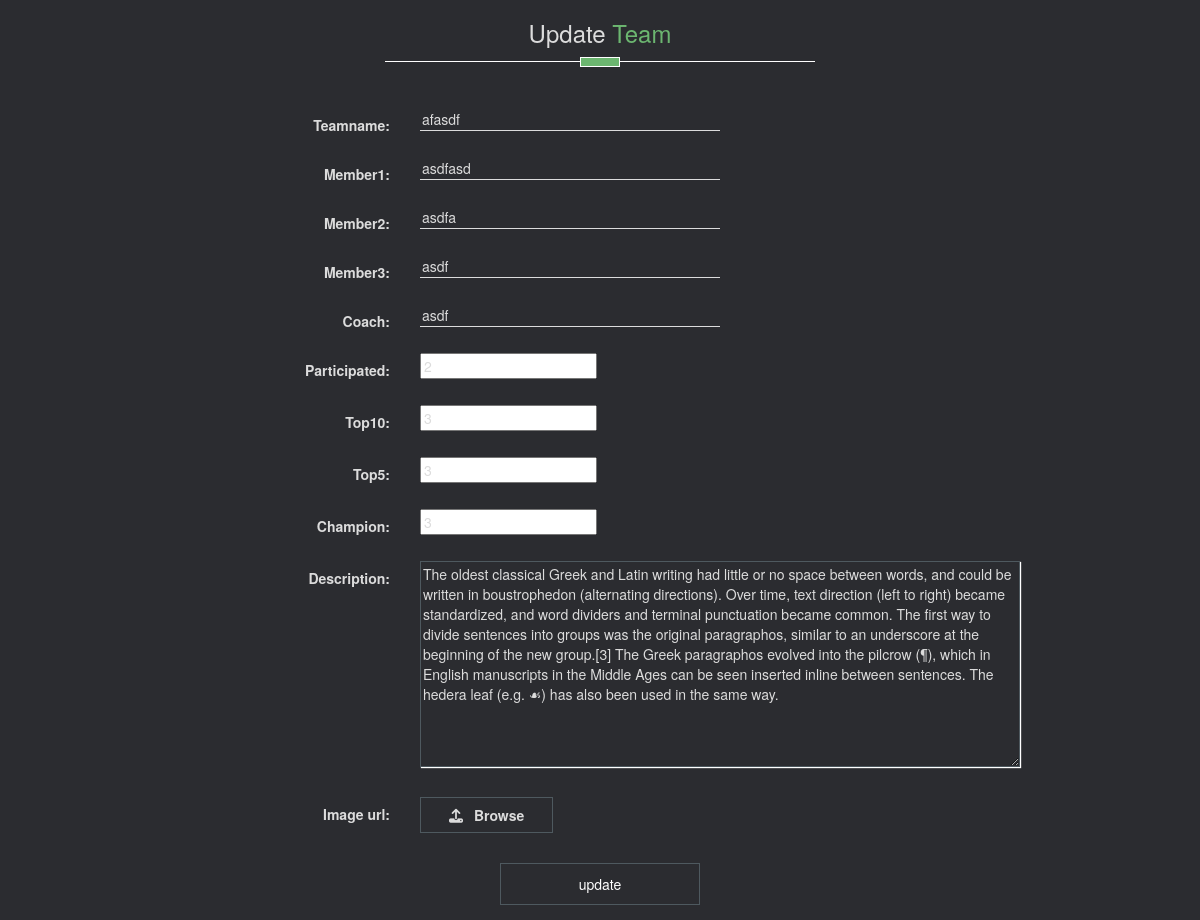
The app's page /home/halloffame/4/edit/ (signed in) with its own data.
### home/models.py (models this page shows, shortened)
class HallOfFame(models.Model):
    teamname = models.CharField(max_length=100)
    member1 = models.CharField(max_length=100)
    member2 = models.CharField(max_length=100)
    member3 = models.CharField(max_length=100)
    coach = models.CharField(max_length=100)
    participated = models.IntegerField()
    top10 = models.IntegerField()
    top5 = models.IntegerField()
    champion = models.IntegerField()
    description = models.TextField(max_length=2000)
    image_url = models.FileField()

### home/views.py (the view, shortened to what this page needs)
@cbv_decorator(user_passes_test(lambda u: u.is_staff, login_url=reverse_lazy('home:admin-err')))
class UpdateHalloffame(UpdateView):
    model = HallOfFame
    fields = ['teamname', 'member1', 'member2', 'member3', 'coach',
              'participated', 'top10', 'top5', 'champion', 'description', 'image_url']

### home/templatetags/fiter_tag_home.py (called while the page is built)
@register.filter('input_type')
def input_type(input):
    return input.field.widget.__class__.__name__

### home/templates/home/halloffame_form.html (shortened to what this page needs)
<!DOCTYPE html>
<html lang="en">
<head>
    {% load staticfiles %}
    <link rel="stylesheet" type="text/css" href="{% static 'home/css/form.css' %}" />
    <link rel="stylesheet" type="text/css" href="{% static 'home/css/bootstrap.min.css' %}" />
    <link rel="stylesheet" type="text/css" href="{% static 'home/css/main.css' %}" />
</head>
<body class="about-form">
    <div class="fluid-container">
        <div class="row">
            <div class="title text-center">
                <h3>Update <span class="two-color">Team</span></h3>
                <div class="border"></div>
            </div>
            <div class="container">
                <form class="form-horizontal" action="" method="post" enctype="multipart/form-data">
                    {% csrf_token %} {% include 'home/form-template.html' %}
                    <div class="form-group pad-dec">
                        <div class="text-center">
                            <input type="submit" class="btn btn-transparent b-btn" value="update">
                        </div>
                    </div>
                </form>
            </div>
        </div>
    </div>
</body>
</html>

### home/templates/home/form-template.html (shortened to what this page needs)
{% load fiter_tag_home %} {% for field in form %}
<div class="form-group">
    <div class="col-sm-offset-2 col-sm-10">
    </div>
    <label class="pad vertical-sett control-label col-sm-4">{{ field.label_tag }}</label>
    {% if field|input_type == "ClearableFileInput" %}
    <div class="form-div pad col-sm-8">
        <label for="id_image_url" class="input-label"><i class="fa fa-upload" aria-hidden="true"></i> <span id="label-span">Browse</span>
        </label>
    </div>
    {% else %}
    <div class="pad col-sm-8">{{ field }}</div>
    {% endif %}
</div>
{% endfor %}
{% load fiter_tag_home %}

### home/static/home/css/form.css (style rules this page uses)
.about-form { background: #2B2C30; color: gainsboro; align-content: center; border: 1px solid gainsboro transparent; }
.pad { margin-bottom: 10px; }
.pad-dec { margin-top: -50px; }
.vertical-sett { text-align: right; }
textarea { width: 600px; outline: none !important; border-color: #4e595f; box-shadow: 1px 1px 1px #fff; background: transparent; }
input[type=text] { background: transparent; border: none; border-bottom: 1px solid gainsboro; width: 300px; }
.b-btn { width:200px; }
.input-label { background: transparent; padding: 7px; padding-left: 28px; padding-right: 28px; border: 1px solid #4e595f; transition: 0.5s; }
.fa { margin-right: 7px; }

### home/static/home/css/main.css (style rules this page uses)
.btn { background-color: transparent; color: #fff; padding: 10px 30px; border-radius: 0; margin-top: 15px; -webkit-transition: all .5s ease-in 0s; -moz-transition: all .5s ease-in 0s; -o-transition: all .5s ease-in 0s; transition: all .5s ease-in 0s; }
.btn-transparent { border: 1px solid #4e595f; }
.two-color { color: #6CB670; }
.title { padding-bottom: 30px; }
.border { border-top: 1px solid #fff; height: 1px; margin: 15px auto 0; position: relative; width: 35%; padding-bottom: 15px; }
.border:before { background-color: #6CB670; border: 1px ridge #fff; content: ""; height: 10px; left: 50%; margin-left: -20px; position: absolute; top: -5px; width: 40px; }

### records on screen
HallOfFame: form "afasdf" "asdfasd" "asdfa" "asdf" "asdf" "2" "3" "3" "3" "The oldest classical Greek and Latin writing had little or no space between words, and could be written in boustrophedon (alternating directions). Over time, text direction (left to right) became standardized, and word dividers and terminal punctuation became common. The first way to divide sentences into groups was the original paragraphos, similar to an underscore at the beginning of the new group.[3] The Greek paragraphos evolved into the pilcrow (¶), which in English manuscripts in the Middle Ages can be seen inserted inline between sentences. The hedera leaf (e.g. ☙) has also been used in the same way."

### other values on screen
{{ field.label_tag }} "Teamname:" "Member1:" "Member2:" "Member3:" "Coach:" "Participated:" "Top10:" "Top5:" "Champion:" "Description:" "Image url:"
